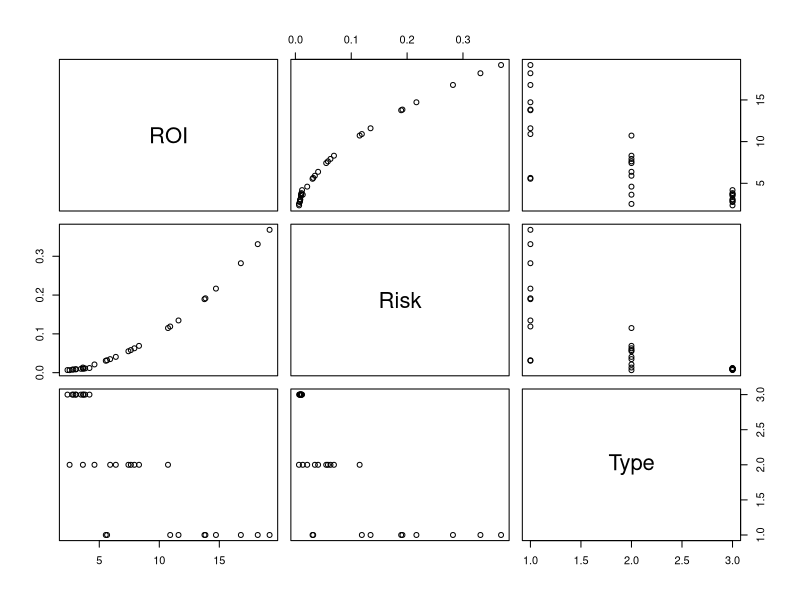
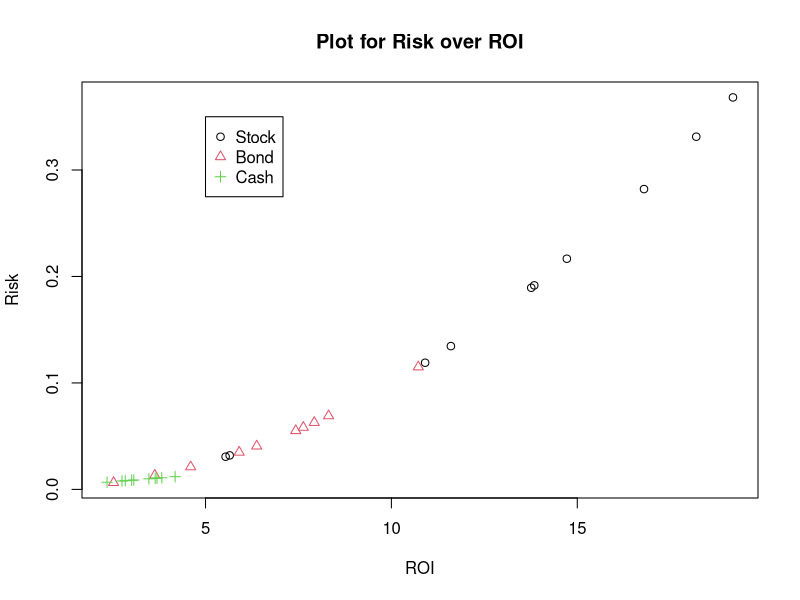
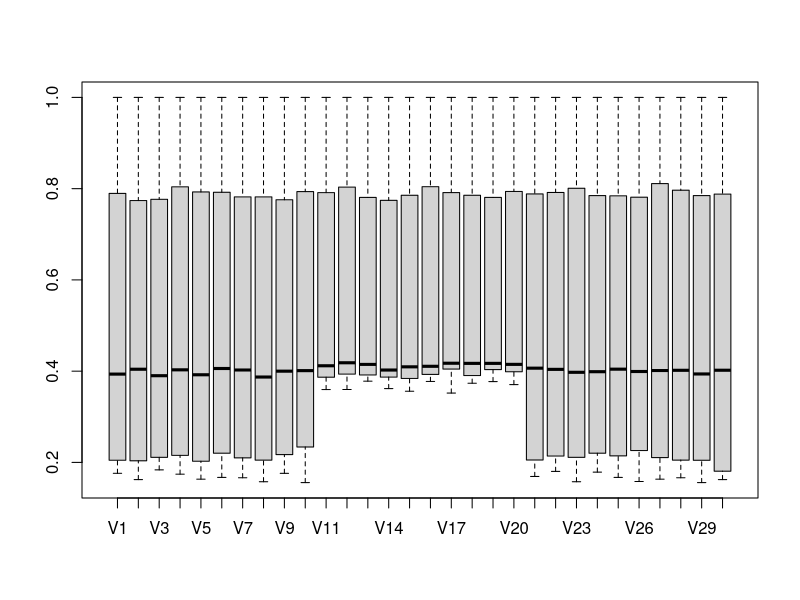
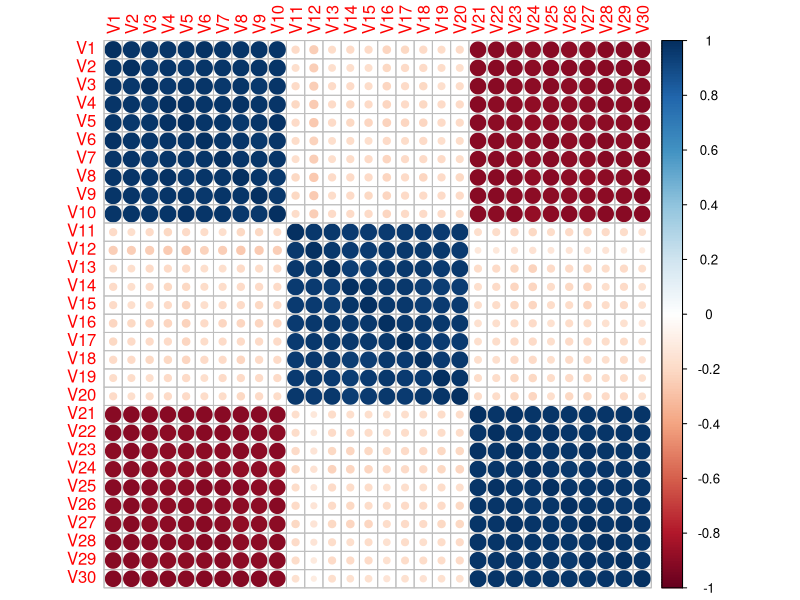

Recreate these plots in R, in order.
invest <-read.table("invest.tab")
head(invest)
plot(invest)
View(invest)

#Use gg plot here agin to clour it on the basis of and jsut talk about how they re cahanging#
plot(invest$ROI,invest$Risk, xlab = "ROI",ylab = "Risk",main = "Plot for Risk over ROI",col=invest$Type,pch=invest$Type)
# Add a legend 1 for stock 2 for bond three for cash
legend(5,0.35,legend=unique(c("Stock","Bond","Cash")),col = unique(invest$Type),pch = unique(invest$Type))


correlation <- read.table("corr(1).tab") # load the correaltion data
head(correlation)
boxplot(correlation)
library(MASS)
library(corrplot)

correlationPlot <- cor(correlation)
corrplot(correlationPlot)
